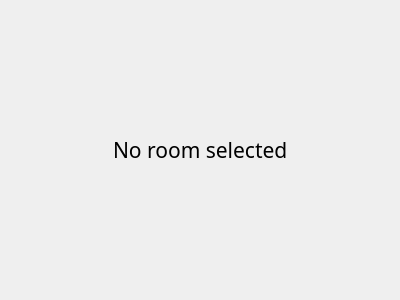
<?xml version="1.0" encoding="UTF-8"?>
<ui version="4.0">
 <class>Form</class>
 <widget class="QWidget" name="Form">
  <property name="geometry">
   <rect>
    <x>0</x>
    <y>0</y>
    <width>400</width>
    <height>300</height>
   </rect>
  </property>
  <property name="windowTitle">
   <string>Form</string>
  </property>
  <layout class="QGridLayout" name="gridLayout">
   <item row="0" column="0">
    <widget class="QWidget" name="placeholderWidget" native="true">
     <layout class="QGridLayout" name="gridLayout_4">
      <item row="1" column="2">
       <spacer name="horizontalSpacer_6">
        <property name="orientation">
         <enum>Qt::Horizontal</enum>
        </property>
        <property name="sizeHint" stdset="0">
         <size>
          <width>40</width>
          <height>20</height>
         </size>
        </property>
       </spacer>
      </item>
      <item row="1" column="0">
       <spacer name="horizontalSpacer_7">
        <property name="orientation">
         <enum>Qt::Horizontal</enum>
        </property>
        <property name="sizeHint" stdset="0">
         <size>
          <width>40</width>
          <height>20</height>
         </size>
        </property>
       </spacer>
      </item>
      <item row="1" column="1">
       <widget class="QLabel" name="placeholderLabel">
        <property name="font">
         <font>
          <family>Segoe UI Variable</family>
          <pointsize>16</pointsize>
         </font>
        </property>
        <property name="text">
         <string>No room selected</string>
        </property>
       </widget>
      </item>
      <item row="0" column="1">
       <spacer name="verticalSpacer_5">
        <property name="orientation">
         <enum>Qt::Vertical</enum>
        </property>
        <property name="sizeHint" stdset="0">
         <size>
          <width>20</width>
          <height>40</height>
         </size>
        </property>
       </spacer>
      </item>
      <item row="2" column="1">
       <spacer name="verticalSpacer_6">
        <property name="orientation">
         <enum>Qt::Vertical</enum>
        </property>
        <property name="sizeHint" stdset="0">
         <size>
          <width>20</width>
          <height>40</height>
         </size>
        </property>
       </spacer>
      </item>
     </layout>
    </widget>
   </item>
  </layout>
 </widget>
 <resources/>
 <connections/>
</ui>
